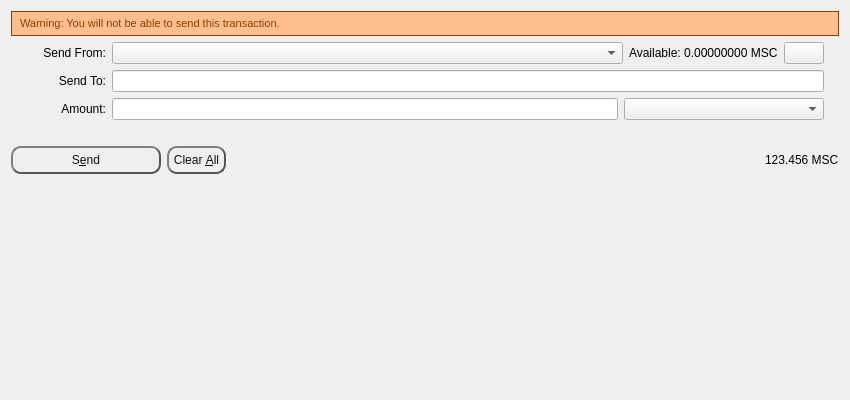
<?xml version="1.0" encoding="UTF-8"?>
<ui version="4.0">
 <class>SendMPDialog</class>
 <widget class="QDialog" name="SendMPDialog">
  <property name="geometry">
   <rect>
    <x>0</x>
    <y>0</y>
    <width>850</width>
    <height>400</height>
   </rect>
  </property>
  <property name="windowTitle">
   <string>Send Coins</string>
  </property>
  <property name="autoFillBackground">
   <bool>true</bool>
  </property>
  <layout class="QVBoxLayout" name="verticalLayout" stretch="0,0,0,0">
   <property name="bottomMargin">
    <number>8</number>
   </property>
   <item>
    <layout class="QVBoxLayout" name="verticalLayout_3">
     <item>
      <widget class="QLabel" name="feeWarningLabel">
       <property name="font">
        <font>
         <pointsize>8</pointsize>
        </font>
       </property>
       <property name="styleSheet">
        <string notr="true">QLabel { 
    border: 1px solid rgb(142,61,0);padding:5px 5px 5px 5px;background-repeat: no-repeat;background-position: 10px center;color: #133959;background-color: rgb(255,191,142); color:rgb(142,61,0);} </string>
       </property>
       <property name="text">
        <string>Warning: You will not be able to send this transaction.</string>
       </property>
       <property name="alignment">
        <set>Qt::AlignLeading|Qt::AlignLeft|Qt::AlignVCenter</set>
       </property>
      </widget>
     </item>
     <item>
      <layout class="QVBoxLayout" name="verticalLayout_2">
       <property name="leftMargin">
        <number>0</number>
       </property>
       <property name="topMargin">
        <number>0</number>
       </property>
       <property name="rightMargin">
        <number>0</number>
       </property>
       <property name="bottomMargin">
        <number>0</number>
       </property>
       <item>
        <layout class="QHBoxLayout" name="FromHLayout">
         <item>
          <widget class="QLabel" name="sendFromLabel">
           <property name="sizePolicy">
            <sizepolicy hsizetype="Fixed" vsizetype="Fixed">
             <horstretch>0</horstretch>
             <verstretch>0</verstretch>
            </sizepolicy>
           </property>
           <property name="minimumSize">
            <size>
             <width>95</width>
             <height>0</height>
            </size>
           </property>
           <property name="text">
            <string>Send From:</string>
           </property>
           <property name="alignment">
            <set>Qt::AlignRight|Qt::AlignTrailing|Qt::AlignVCenter</set>
           </property>
           <property name="margin">
            <number>8</number>
           </property>
          </widget>
         </item>
         <item>
          <widget class="QComboBox" name="sendFromComboBox">
           <property name="sizePolicy">
            <sizepolicy hsizetype="Expanding" vsizetype="Fixed">
             <horstretch>0</horstretch>
             <verstretch>0</verstretch>
            </sizepolicy>
           </property>
          </widget>
         </item>
         <item>
          <widget class="QLabel" name="balanceLabel">
           <property name="text">
            <string>Available: 0.00000000 MSC</string>
           </property>
           <property name="margin">
            <number>8</number>
           </property>
          </widget>
         </item>
         <item>
          <widget class="QPushButton" name="copyButton">
           <property name="text">
            <string/>
           </property>
          </widget>
         </item>
         <item>
          <spacer name="horizontalSpacer_2">
           <property name="orientation">
            <enum>Qt::Horizontal</enum>
           </property>
           <property name="sizeType">
            <enum>QSizePolicy::Fixed</enum>
           </property>
           <property name="sizeHint" stdset="0">
            <size>
             <width>15</width>
             <height>20</height>
            </size>
           </property>
          </spacer>
         </item>
        </layout>
       </item>
       <item>
        <layout class="QHBoxLayout" name="ToHLayout">
         <item>
          <widget class="QLabel" name="sendToLabel">
           <property name="minimumSize">
            <size>
             <width>95</width>
             <height>0</height>
            </size>
           </property>
           <property name="layoutDirection">
            <enum>Qt::LeftToRight</enum>
           </property>
           <property name="text">
            <string>Send To:</string>
           </property>
           <property name="alignment">
            <set>Qt::AlignRight|Qt::AlignTrailing|Qt::AlignVCenter</set>
           </property>
           <property name="margin">
            <number>8</number>
           </property>
          </widget>
         </item>
         <item>
          <widget class="QLineEdit" name="sendToLineEdit"/>
         </item>
         <item>
          <spacer name="horizontalSpacer_3">
           <property name="orientation">
            <enum>Qt::Horizontal</enum>
           </property>
           <property name="sizeType">
            <enum>QSizePolicy::Fixed</enum>
           </property>
           <property name="sizeHint" stdset="0">
            <size>
             <width>15</width>
             <height>20</height>
            </size>
           </property>
          </spacer>
         </item>
        </layout>
       </item>
       <item>
        <layout class="QHBoxLayout" name="horizontalLayout_3">
         <property name="bottomMargin">
          <number>0</number>
         </property>
         <item>
          <widget class="QLabel" name="amountLabel">
           <property name="minimumSize">
            <size>
             <width>95</width>
             <height>0</height>
            </size>
           </property>
           <property name="text">
            <string>Amount:</string>
           </property>
           <property name="alignment">
            <set>Qt::AlignRight|Qt::AlignTrailing|Qt::AlignVCenter</set>
           </property>
           <property name="margin">
            <number>8</number>
           </property>
          </widget>
         </item>
         <item>
          <widget class="QLineEdit" name="amountLineEdit"/>
         </item>
         <item>
          <widget class="QComboBox" name="propertyComboBox">
           <property name="sizePolicy">
            <sizepolicy hsizetype="Fixed" vsizetype="Fixed">
             <horstretch>0</horstretch>
             <verstretch>0</verstretch>
            </sizepolicy>
           </property>
           <property name="minimumSize">
            <size>
             <width>200</width>
             <height>0</height>
            </size>
           </property>
          </widget>
         </item>
         <item>
          <spacer name="horizontalSpacer_5">
           <property name="orientation">
            <enum>Qt::Horizontal</enum>
           </property>
           <property name="sizeType">
            <enum>QSizePolicy::Fixed</enum>
           </property>
           <property name="sizeHint" stdset="0">
            <size>
             <width>15</width>
             <height>20</height>
            </size>
           </property>
          </spacer>
         </item>
        </layout>
       </item>
      </layout>
     </item>
    </layout>
   </item>
   <item>
    <spacer name="verticalSpacer_2">
     <property name="orientation">
      <enum>Qt::Vertical</enum>
     </property>
     <property name="sizeType">
      <enum>QSizePolicy::Fixed</enum>
     </property>
     <property name="sizeHint" stdset="0">
      <size>
       <width>20</width>
       <height>20</height>
      </size>
     </property>
    </spacer>
   </item>
   <item>
    <layout class="QHBoxLayout" name="horizontalLayout">
     <item>
      <widget class="QPushButton" name="sendButton">
       <property name="minimumSize">
        <size>
         <width>150</width>
         <height>0</height>
        </size>
       </property>
       <property name="toolTip">
        <string>Confirm the send action</string>
       </property>
       <property name="styleSheet">
        <string notr="true">QPushButton {
color: #0F0F0F;
border: 2px solid #555;
border-radius: 10px;
border-style: outset;
background: qradialgradient(
cx: 0.3, cy: -0.4, fx: 0.3, fy: -0.4,
radius: 1.35, stop: 0 #d1d5db, stop: 1 #d1d5db
);
padding: 5px;
}

QPushButton:hover {
background: qradialgradient(
cx: 0.3, cy: -0.4, fx: 0.3, fy: -0.4,
radius: 1.35, stop: 0 #d1d5db, stop: 1 #d1d5db
);
}</string>
       </property>
       <property name="text">
        <string>S&amp;end</string>
       </property>
       <property name="icon">
        <iconset>
         <normaloff>:/icons/send</normaloff>:/icons/send</iconset>
       </property>
       <property name="default">
        <bool>true</bool>
       </property>
      </widget>
     </item>
     <item>
      <widget class="QPushButton" name="clearButton">
       <property name="sizePolicy">
        <sizepolicy hsizetype="Minimum" vsizetype="Fixed">
         <horstretch>0</horstretch>
         <verstretch>0</verstretch>
        </sizepolicy>
       </property>
       <property name="toolTip">
        <string>Clear all fields of the form.</string>
       </property>
       <property name="styleSheet">
        <string notr="true">QPushButton {
color: #0F0F0F;
border: 2px solid #555;
border-radius: 10px;
border-style: outset;
background: qradialgradient(
cx: 0.3, cy: -0.4, fx: 0.3, fy: -0.4,
radius: 1.35, stop: 0 #d1d5db, stop: 1 #d1d5db
);
padding: 5px;
}

QPushButton:hover {
background: qradialgradient(
cx: 0.3, cy: -0.4, fx: 0.3, fy: -0.4,
radius: 1.35, stop: 0 #d1d5db, stop: 1 #d1d5db
);
}</string>
       </property>
       <property name="text">
        <string>Clear &amp;All</string>
       </property>
       <property name="icon">
        <iconset>
         <normaloff>:/icons/remove</normaloff>:/icons/remove</iconset>
       </property>
       <property name="autoRepeatDelay">
        <number>300</number>
       </property>
       <property name="autoDefault">
        <bool>false</bool>
       </property>
      </widget>
     </item>
     <item>
      <spacer name="horizontalSpacer">
       <property name="orientation">
        <enum>Qt::Horizontal</enum>
       </property>
       <property name="sizeHint" stdset="0">
        <size>
         <width>40</width>
         <height>20</height>
        </size>
       </property>
      </spacer>
     </item>
     <item>
      <layout class="QHBoxLayout" name="horizontalLayout_2">
       <property name="spacing">
        <number>3</number>
       </property>
       <item>
        <widget class="QLabel" name="globalBalanceLabel">
         <property name="sizePolicy">
          <sizepolicy hsizetype="Preferred" vsizetype="Fixed">
           <horstretch>0</horstretch>
           <verstretch>0</verstretch>
          </sizepolicy>
         </property>
         <property name="cursor">
          <cursorShape>IBeamCursor</cursorShape>
         </property>
         <property name="text">
          <string notr="true">123.456 MSC</string>
         </property>
         <property name="textInteractionFlags">
          <set>Qt::LinksAccessibleByMouse|Qt::TextSelectableByKeyboard|Qt::TextSelectableByMouse</set>
         </property>
        </widget>
       </item>
      </layout>
     </item>
    </layout>
   </item>
   <item>
    <spacer name="verticalSpacer">
     <property name="orientation">
      <enum>Qt::Vertical</enum>
     </property>
     <property name="sizeType">
      <enum>QSizePolicy::Expanding</enum>
     </property>
     <property name="sizeHint" stdset="0">
      <size>
       <width>20</width>
       <height>40</height>
      </size>
     </property>
    </spacer>
   </item>
  </layout>
 </widget>
 <resources>
  <include location="../bitcoin.qrc"/>
 </resources>
 <connections/>
</ui>
